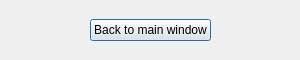
<?xml version="1.0" encoding="UTF-8"?>
<ui version="4.0">
 <class>Dialog</class>
 <widget class="QDialog" name="Dialog">
  <property name="windowModality">
   <enum>Qt::NonModal</enum>
  </property>
  <property name="enabled">
   <bool>true</bool>
  </property>
  <property name="geometry">
   <rect>
    <x>0</x>
    <y>0</y>
    <width>300</width>
    <height>60</height>
   </rect>
  </property>
  <property name="sizePolicy">
   <sizepolicy hsizetype="Fixed" vsizetype="Fixed">
    <horstretch>0</horstretch>
    <verstretch>0</verstretch>
   </sizepolicy>
  </property>
  <property name="minimumSize">
   <size>
    <width>300</width>
    <height>60</height>
   </size>
  </property>
  <property name="maximumSize">
   <size>
    <width>300</width>
    <height>60</height>
   </size>
  </property>
  <property name="windowTitle">
   <string>Back to main window</string>
  </property>
  <property name="modal">
   <bool>false</bool>
  </property>
  <layout class="QGridLayout" name="gridLayout">
   <item row="0" column="1">
    <widget class="QPushButton" name="CB_Back">
     <property name="enabled">
      <bool>true</bool>
     </property>
     <property name="text">
      <string>Back to main window</string>
     </property>
    </widget>
   </item>
   <item row="0" column="2">
    <spacer name="horizontalSpacer">
     <property name="orientation">
      <enum>Qt::Horizontal</enum>
     </property>
     <property name="sizeHint" stdset="0">
      <size>
       <width>40</width>
       <height>20</height>
      </size>
     </property>
    </spacer>
   </item>
   <item row="0" column="0">
    <spacer name="horizontalSpacer_2">
     <property name="orientation">
      <enum>Qt::Horizontal</enum>
     </property>
     <property name="sizeHint" stdset="0">
      <size>
       <width>40</width>
       <height>20</height>
      </size>
     </property>
    </spacer>
   </item>
  </layout>
 </widget>
 <resources/>
 <connections/>
</ui>
